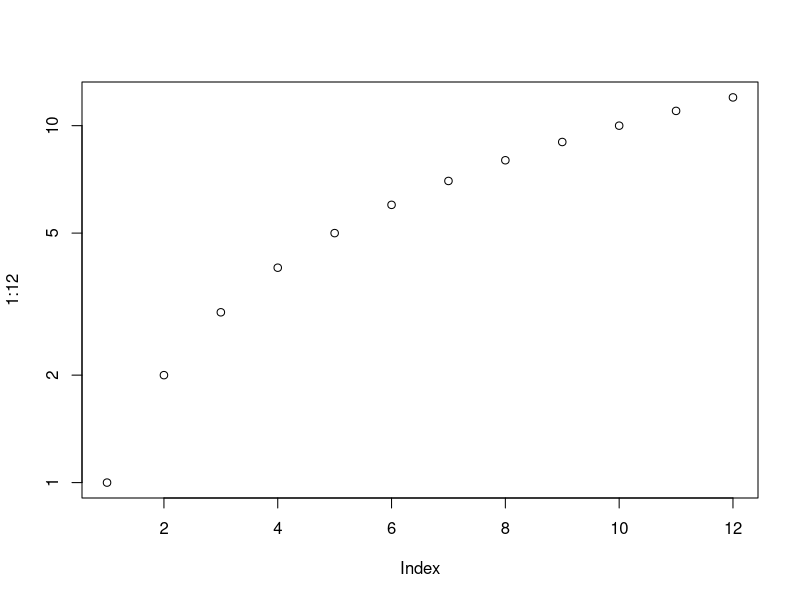
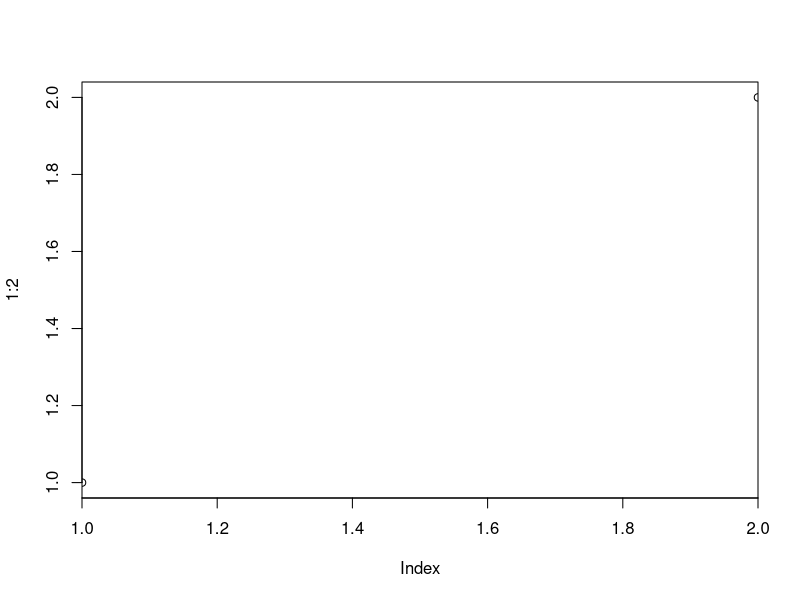
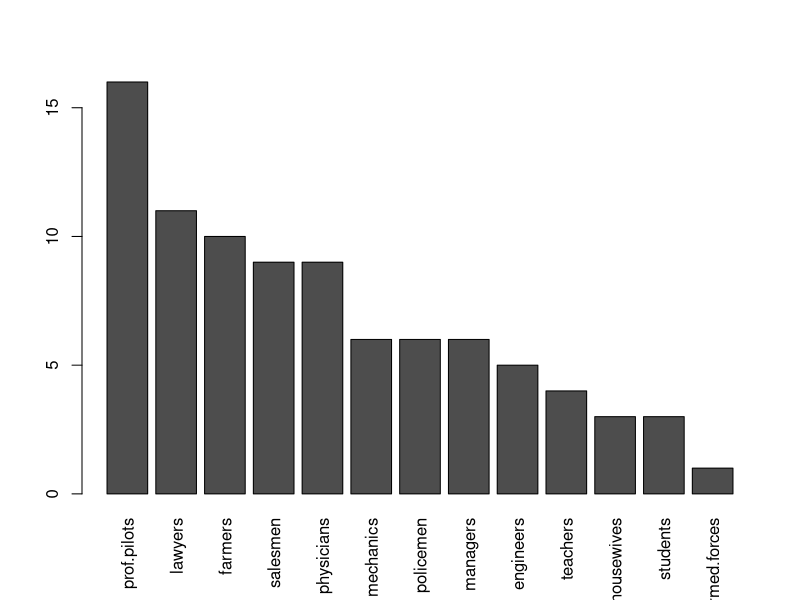
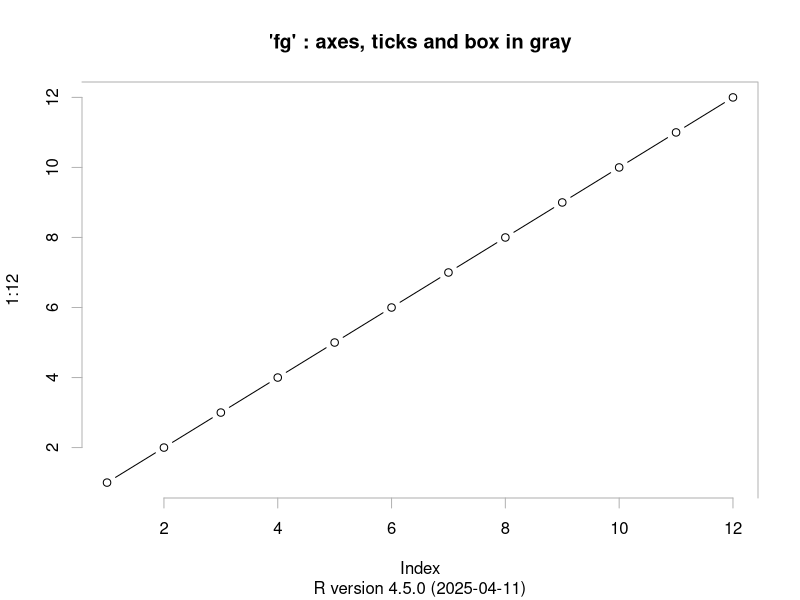
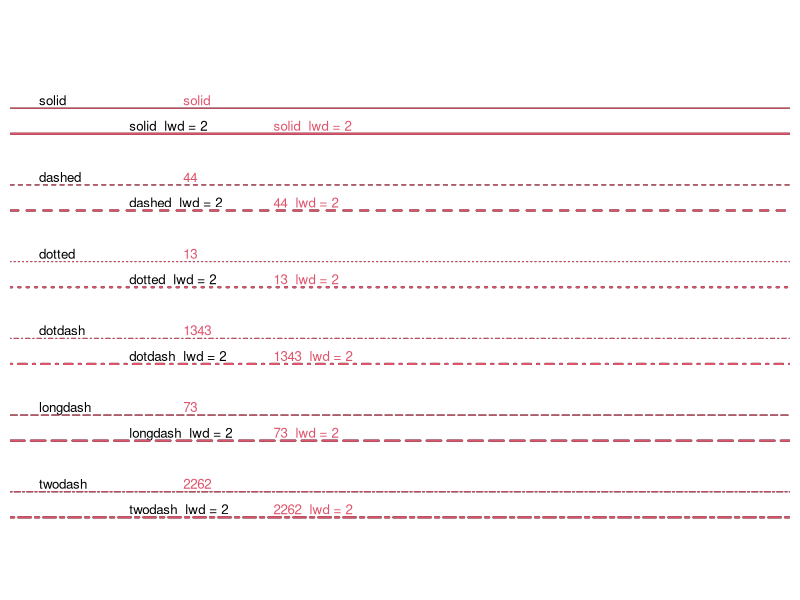
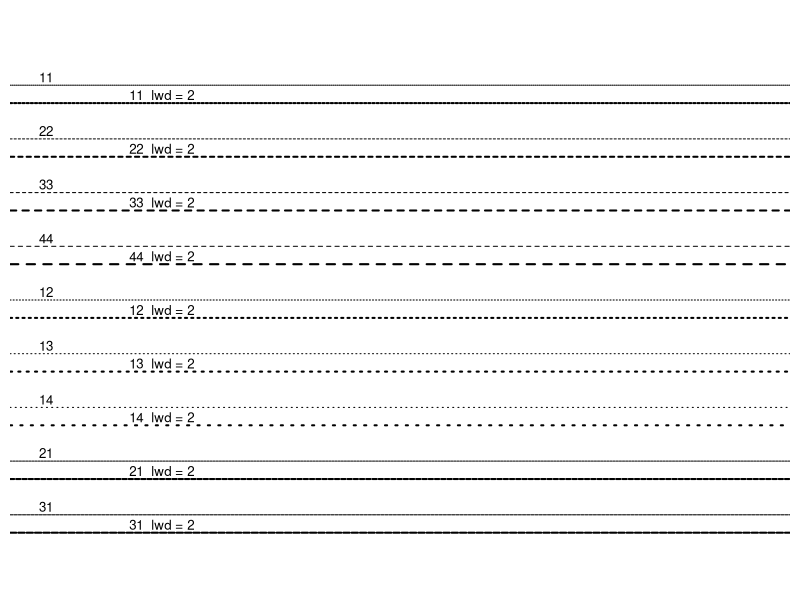

Write R code to recreate these figures, in order. (Note: this script raises an error after producing the figures.)
op <- par(mfrow = c(2, 2), # 2 x 2 pictures on one plot
          pty = "s")       # square plotting region,
# independent of device size

## At end of plotting, reset to previous settings:
par(op)

## Alternatively,
op <- par(no.readonly = TRUE) # the whole list of settable par's.
## do lots of plotting and par(.) calls, then reset:
par(op)
## Note this is not in general good practice

par("ylog") # FALSE
plot(1 : 12, log = "y")
par("ylog") # TRUE

plot(1:2, xaxs = "i") # 'inner axis' w/o extra space
par(c("usr", "xaxp"))

( nr.prof <-
    c(prof.pilots = 16, lawyers = 11, farmers = 10, salesmen = 9, physicians = 9,
      mechanics = 6, policemen = 6, managers = 6, engineers = 5, teachers = 4,
      housewives = 3, students = 3, armed.forces = 1))
par(las = 3)
barplot(rbind(nr.prof)) # R 0.63.2: shows alignment problem
par(las = 0)  # reset to default

require(grDevices) # for gray
## 'fg' use:
plot(1:12, type = "b", main = "'fg' : axes, ticks and box in gray",
     fg = gray(0.7), bty = "7" , sub = R.version.string)

ex <- function() {
  old.par <- par(no.readonly = TRUE) # all par settings which
  # could be changed.
  on.exit(par(old.par))
  ## ...
  ## ... do lots of par() settings and plots
  ## ...
  invisible() #-- now,  par(old.par)  will be executed
}
ex()

## Line types
showLty <- function(ltys, xoff = 0, ...) {
  stopifnot((n <- length(ltys)) >= 1)
  op <- par(mar = rep(.5,4)); on.exit(par(op))
  plot(0:1, 0:1, type = "n", axes = FALSE, ann = FALSE)
  y <- (n:1)/(n+1)
  clty <- as.character(ltys)
  mytext <- function(x, y, txt)
    text(x, y, txt, adj = c(0, -.3), cex = 0.8, ...)
  abline(h = y, lty = ltys, ...); mytext(xoff, y, clty)
  y <- y - 1/(3*(n+1))
  abline(h = y, lty = ltys, lwd = 2, ...)
  mytext(1/8+xoff, y, paste(clty," lwd = 2"))
}
showLty(c("solid", "dashed", "dotted", "dotdash", "longdash", "twodash"))
par(new = TRUE)  # the same:
showLty(c("solid", "44", "13", "1343", "73", "2262"), xoff = .2, col = 2)
showLty(c("11", "22", "33", "44",   "12", "13", "14",   "21", "31"))


par()

par(mfrow = c(2,2))
plot(shop$ads, shop$sales)
plot(shop$comp, shop$sales)
plot(shop$inv, shop$sales)
plot(shop$size_dist, shp$sales)

par(mfcol = c(2,2))
plot(shop$ads, shop$sales)
plot(shop$comp, shop$sales)
plot(shop$inv, shop$sales)
plot(shop$size_dist, shp$sales)

#reset the grid
par(mfrow = c(1,1))

#layout expects a matrix
grid <- matrix(c(1,1,2,3), nrow = 2, 
                           ncol = 2, byrow = TRUE)

grid
layout(grid)
plot(shop$ads, shop$sales)
plot(shop$comp, shop$sales)
plot(shop$inv, shop$sales)
plot(shop$size_dist, shp$sales)

#reset the grid
layout(1)
par(mfcol = c(1,1))

#reset is tedious, so you can reset all parameter this way
old_par <- par()

par(col = "red")
plot(shop$ads, shop$sales)
par(old_par) #reset with a variable

#stack graphical elements

plot(shop$ads, shops$sales,
     pch = 16, col = 2,
     xlab = "advertisement",
     ylab = "net sales")

#build a model
#lm is used to fit linear models. 
#It can be used to carry out regression, single stratum analysis of variance 
#and analysis of covariance (although aov may provide a more convenient interface for these).

lm_sales <- lm(shop$sales ~ shop$ads)

#This function adds one or more straight lines through the current plot.
# lwd = line width
abline(coef(lm_sales), lwd = 2)

#we can supercharge our plot with functions
#point() segment() lines() text()
lines(shop$ads, shop$sales)


ranks <- order(shop$ads)
plot(shop$ads, shop$sales,
     pch = 16, col = 2,
     xlab = "advertissement",
     ylab = "net sales")

abline(coef(lm_sales),lwd = 2)
lines(shop$ads[ranks], shop$sales[ranks])



#last lab !!!!!! 
###############################################################
# movies is pre-loaded in your workspace

# List all the graphical parameters
par()

# Specify the mfrow parameter
par(mfrow = c(2,1))

# Build two plots
plot(movies$votes,movies$rating)
hist(movies$vote, breaks = "Sturges")

###############################################################

# movies is pre-loaded in your workspace

# Build the grid matrix
grid <- matrix(c(1,2,3,3), nrow = 2)


# Specify the layout
layout(grid)

# Build three plots
plot(movies$rating, movies$runtime)
plot(movies$votes, movies$runtime)
boxplot(movies$runtime)

###############################################################

# movies is pre-loaded in your workspace

# Build the grid matrix
grid <- matrix(c(1, 2, 3, 3), nrow = 2)

# Specify the layout
layout(grid)

# Customize the three plots
plot(movies$rating, movies$runtime,
     xlab = "Rating",
     ylab = "Runtime",
     pch = 4)


plot(movies$votes, movies$runtime,
     xlab = "Number of Votes",
     ylab = "Runtime",
     col = "blue")


boxplot(movies$runtime, border = "darkgray",
        main = "Boxplot of Runtime")

###############################################################

# movies is pre-loaded in your workspace

# Fit a linear regression: movies_lm
movies_lm <- lm(movies$rating ~ movies$votes)

# Build a scatterplot: rating versus votes
plot(movies$votes,movies$rating)

# Add straight line to scatterplot
abline(coef(movies_lm),lwd = 2)


###############################################################

# movies is pre-loaded in your workspace

# Fit a linear regression (don't change)
movies_lm <- lm(movies$rating ~ movies$votes)

# Customize scatterplot
plot(movies$votes, movies$rating,
     main = "Analysis of IMDb data",
     xlab = "Number of Votes",
     ylab = "Rating",
     pch = 15,
     col = "darkorange",
     cex = 0.7)


# Customize straight line
abline(coef(movies_lm), lwd = 2,col = "red")

# Add text
text(xco <- 7e5,
     yco <- 7,
     label ="More votes? Higher rating!")